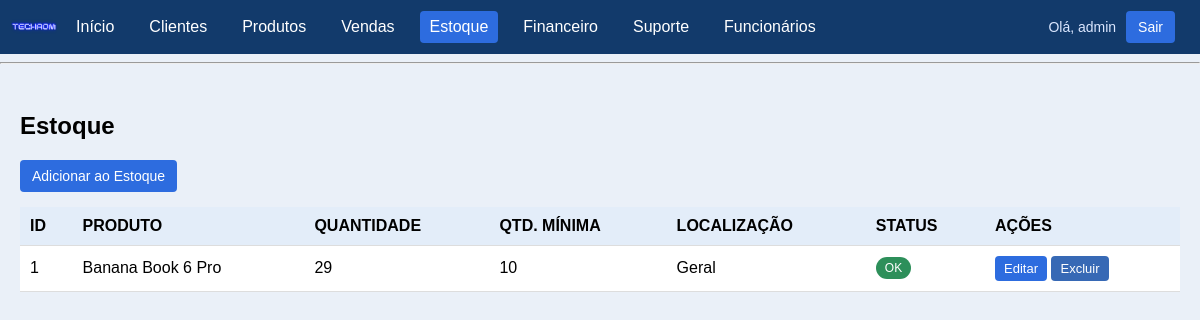
/stock (signed in), run on the app's committed database.
### models.py (models this page shows, shortened)
class User(db.Model):
    id = db.Column(db.Integer, primary_key=True)
    username = db.Column(db.String(100), unique=True, nullable=False)
    password_hash = db.Column(db.String(200), nullable=False)
    failed_attempts = db.Column(db.Integer, default=0)
    locked_until = db.Column(db.DateTime, nullable=True)
    created_at = db.Column(db.DateTime, default=datetime.utcnow)

class StockItem(db.Model):
    id = db.Column(db.Integer, primary_key=True)
    product_id = db.Column(db.Integer, db.ForeignKey('product.id'), nullable=False)
    quantity = db.Column(db.Integer, nullable=False, default=0)
    min_quantity = db.Column(db.Integer, default=0)
    location = db.Column(db.String(100))
    updated_at = db.Column(db.DateTime, default=datetime.utcnow, onupdate=datetime.utcnow)
    product = db.relationship('Product', backref='stock_items')

class Product(db.Model):
    id = db.Column(db.Integer, primary_key=True)
    name = db.Column(db.String(150), nullable=False)
    description = db.Column(db.String(300))
    price = db.Column(db.Float, nullable=False)
    category = db.Column(db.String(100))
    sku = db.Column(db.String(50), unique=True)
    created_at = db.Column(db.DateTime, default=datetime.utcnow)

### app.py (the view)
@app.route("/stock")
@login_required
def stock():
    items = StockItem.query.all()
    return render_template("stock.html", items=items)

### app.py (called while the page is built)
def login_required(view):
    @wraps(view)
    def wrapped_view(*args, **kwargs):
        if g.user is None:
            return redirect(url_for("login"))
        return view(*args, **kwargs)
    return wrapped_view

@app.before_request
def load_logged_in_user():
    user_id = session.get("user_id")
    if user_id is None:
        g.user = None
    else:
        g.user = db.session.get(User, user_id)

### templates/stock.html (shortened to what this page needs)
{% extends "base.html" %}
{% block content %}
<h2>Estoque</h2>
<div class="top-bar">
    <a class="btn" href="/stock/new">Adicionar ao Estoque</a>
</div>
<table>
    <thead>
        <th>ID</th>
        <th>PRODUTO</th>
        <th>QUANTIDADE</th>
        <th>QTD. MÍNIMA</th>
        <th>LOCALIZAÇÃO</th>
        <th>STATUS</th>
        <th>AÇÕES</th>
    </thead>
    <tbody>
        {% for item in items %}
        <tr>
            <td>{{ item.id }}</td>
            <td>{{ item.product.name }}</td>
            <td>{{ item.quantity }}</td>
            <td>{{ item.min_quantity }}</td>
            <td>{{ item.location }}</td>
            <td>
                {% if item.quantity <= 0 %}
                    <span class="badge badge-danger">Esgotado</span>
                {% elif item.quantity < item.min_quantity %}
                    <span class="badge badge-warning">Estoque baixo</span>
                {% else %}
                    <span class="badge badge-ok">OK</span>
                {% endif %}
            </td>
            <td class="actions">
                <a class="btn btn-small" href="/stock/{{ item.id }}/edit">Editar</a>
                <form method="POST" action="/stock/{{ item.id }}/delete" class="inline-form">
                    <button class="btn btn-small btn-danger" type="submit" onclick="return confirm('Excluir registro de estoque?')">Excluir</button>
                </form>
            </td>
        </tr>
        {% else %}
        <tr>
            <td colspan="7" class="empty">Nenhum registro de estoque ainda.</td>
        </tr>
        {% endfor %}
    </tbody>
</table>
{% endblock %}

### templates/base.html (shortened to what this page needs)
<!DOCTYPE html>
<html lang="pt-BR">
<head>
    <link rel="stylesheet" href="{{ url_for('static', filename='css/style.css')}}">
</head>
<body>
    {% if g.user %}
    <nav>
        <a href="/" class="brand">
            <img src="{{ url_for('static', filename='img/logo.png') }}" alt="Logo" class="brand-logo">
        </a>
        <a href="/" class="{{ 'active' if request.path == '/' }}">Início</a>
        <a href="/clients" class="{{ 'active' if request.path.startswith('/clients') }}">Clientes</a>
        <a href="/products" class="{{ 'active' if request.path.startswith('/products') }}">Produtos</a>
        <a href="/sales" class="{{ 'active' if request.path.startswith('/sales') }}">Vendas</a>
        <a href="/stock" class="{{ 'active' if request.path.startswith('/stock') }}">Estoque</a>
        <a href="/finance" class="{{ 'active' if request.path.startswith('/finance') }}">Financeiro</a>
        <a href="/support" class="{{ 'active' if request.path.startswith('/support') }}">Suporte</a>
        <a href="/employees" class="{{ 'active' if request.path.startswith('/employees') }}">Funcionários</a>
        <span class="nav-user">Olá, {{ g.user.username }}</span>
        <a class="btn btn-logout" href="/logout">Sair</a>
    </nav>
    <hr>
    {% endif %}
    <div class="container">
        {% block content %}{% endblock %}
    </div>
</body>
</html>

### static/css/style.css (style rules this page uses)
body { font-family: Arial, sans-serif; margin: 0; background: #eaf0f8; }
nav { background: #123a6b; padding: 10px; display: flex; align-items: center; }
nav a { color: white; margin-right: 15px; text-decoration: none; padding: 7px 10px; border-radius: 4px; }
nav a.active { background: #2d6cdf; }
.brand { margin-right: 8px; padding: 0; line-height: 0; }
.brand-logo { height: 34px; width: auto; border-radius: 4px; }
.nav-user { color: #dbe7ff; margin-left: auto; margin-right: 10px; font-size: 14px; }
.btn-logout { background: #2d6cdf; padding: 6px 12px; }
.container { padding: 20px; max-width: 1200px; margin: 0 auto; }
table { width: 100%; border-collapse: collapse; background: white; }
th, td { padding: 10px; border-bottom: 1px solid #ddd; }
th { background: #e3edf9; text-align: left; }
.btn { padding: 8px 12px; background: #2d6cdf; color: white; text-decoration: none; border-radius: 4px; border: none; cursor: pointer; font-size: 14px; display: inline-block; }
.btn-small { padding: 5px 9px; font-size: 13px; }
.btn-danger { background: #3769b5; }
.top-bar { margin-bottom: 15px; }
.actions { white-space: nowrap; }
.inline-form { display: inline; }
.badge { padding: 4px 9px; border-radius: 12px; font-size: 12px; color: white; display: inline-block; }
.badge-ok { background: #2d8f5a; }

### data on the page
User: user.username "admin"
StockItem: id "1", product.name "Banana Book 6 Pro", quantity "29", min_quantity "10", location "Geral", shows "OK"
